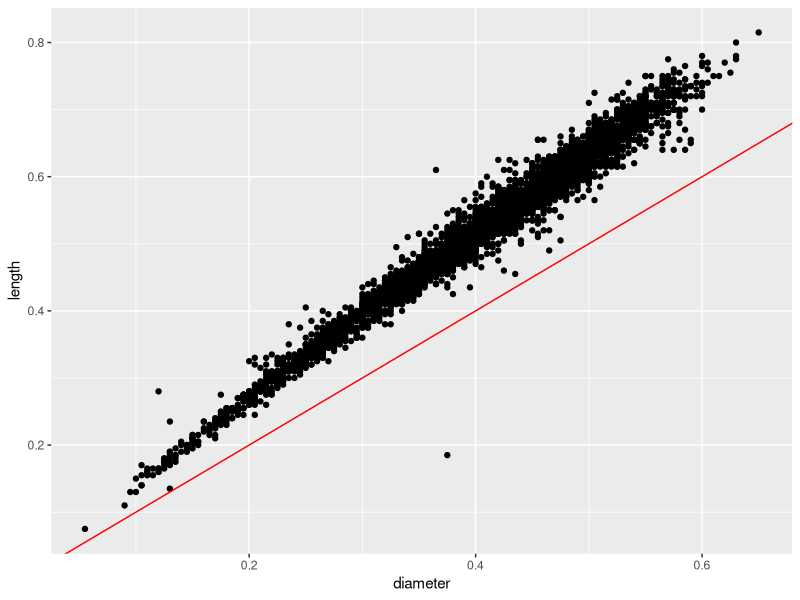
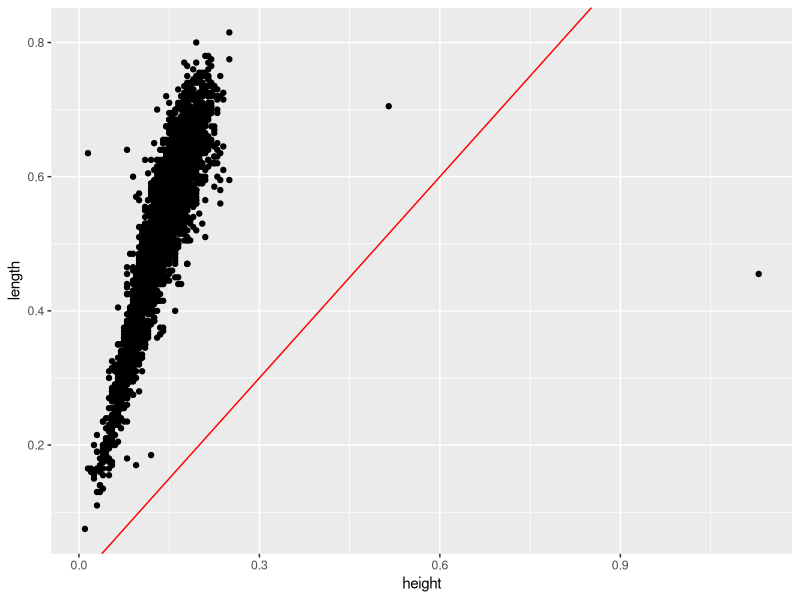

Write R code to recreate these figures, in order.
# abalone dataset ==========================
# read in abalone dataset
# file import dataset using readr
library(readr)
abalone <- 
  read_csv("abalone.csv")

# get summary statistics - look at max and min
summary(abalone)

# what do you see?
# should we have any 0's?
# what do you see for height?
# look at top rows sorted by height
library(dplyr)

# HINT: Before running - make Console window wider to see all columns
abalone %>%
  # select(height) %>%
  arrange(desc(height)) %>%
  head()

# HINT: Before running - make Console window wider to see all columns
abalone %>%
  arrange(height) %>%
  head()

# there are 2 abalones that have a height of 0
# let's filter these out
# set filter for height NOT EQUAL TO 0
# use filter(height != 0)
# != is the operator for NOT EQUAL TO
abalone_mod1 <- abalone %>%
  filter(height != 0)  

# How many rows are in abalone?       4177
# How many rows are in abalone_mod1?  4175

# Check the maximum values
# there is also a large height
# the max height was 1.13 and the 3rd quartile is 0.1695
# this might be possible, but let's look at the
# rows sorted by height again
# look at bottom rows with tail()
abalone_mod1 %>%
  arrange(height) %>%
  tail()

# in base R
tail(abalone_mod1[order(abalone_mod1$height), , drop = FALSE])

# there are 2 abalones with large height values
# let's just make a note of these for a moment

# The website, https://archive.ics.uci.edu/ml/datasets/abalone
# tells us that length is the longest of the 2 shell measurements
# Length / continuous / mm / Longest shell measurement
# Diameter / continuous / mm / perpendicular to length
# Height / continuous / mm / with meat in shell
#
# CLEANING YOUR DATA =================================
# Plot diameter by length to spot
# any abalones with diameter > length which is incorrect
# add a y=x reference line
library(ggplot2)
ggplot(abalone_mod1,
       aes(x=diameter, y=length)) +
  geom_point() +
  # add reference line, of slope=1 and intercept=0
  # y = a + bx, a=intercept, b=slope
  geom_abline(slope = 1,
              intercept = 0,
              color = "red")

# EXERCISE 01 YOUR TURN ============================
# make a similar plot to spot any
# abalones with height > length
ggplot(abalone_mod1,
       aes(x=height, y=length)) +
  geom_point() +
  geom_abline(slope = 1,
              intercept = 0,
              color = "red")


# EXERCISE 02 YOUR TURN =============================
# How can we find out how many abalones have
# either diameter or heights that are incorrectly
# recorded as larger than length?
abalone %>%
  filter(diameter > length) %>%
  nrow()
abalone %>%
  filter(height > length) %>%
  nrow()
abalone %>%
  filter((height > length) | (diameter > length)) %>%
  nrow()

#' suppose we want to find
#' the ids of the abalones
#' with this measurement issue

abalone %>%
  filter((height > length) | (diameter > length)) %>%
  select(id)


# EXERCISE 03 YOUR TURN =============================
# Create abalone_mod2 that starts with abalone_mod1
# and filters out any abalones with
# either diameter or height > length
abalone_mod2 <- abalone_mod1 %>%
  filter((height <= length) & (diameter <= length))


# The website also tells us that there are 4
# weight measurements:
# Whole weight / continuous / grams / whole abalone
# Shucked weight / continuous / grams / weight of meat
# Viscera weight / continuous / grams / gut weight (after bleeding)
# Shell weight / continuous / grams / after being dried
# So shucked, viscera and shell weights should all be
# lower that the whole weight.

# EXERCISE 04 YOUR TURN =============================
# Find out if any of the abalones
# have shucked, viscera or shell weights
# that are incorrectly recorded as > whole weight
abalone %>%
  filter((shuckedWeight > wholeWeight) | 
           (visceraWeight > wholeWeight) | 
           (shellWeight > wholeWeight)) %>%
  nrow()

abalone_mod2 %>%
  filter((shuckedWeight > wholeWeight) | 
           (visceraWeight > wholeWeight) | 
           (shellWeight > wholeWeight)) %>%
  nrow()

abalone_mod2 %>%
  filter((shuckedWeight > wholeWeight) | 
           (visceraWeight > wholeWeight) | 
           (shellWeight > wholeWeight)) %>%
  select(id)

# EXERCISE 05 YOUR TURN =============================
# Create abalone_mod3 that filters out any abalones
# where either shucked, viscera or shell weights
# are > whole weight
abalone_mod3 <- abalone_mod2 %>%
  filter((shuckedWeight <= wholeWeight) &  
           (visceraWeight <= wholeWeight) &  
           (shellWeight <= wholeWeight))


# CREATE NEW VARIABLES ==============================
# Let's call the new dataset abalone_clean
abalone_clean <- abalone_mod3

# OPTIONAL - clean up previous versions
rm(abalone_mod1, abalone_mod2, abalone_mod3)

# Let's compute the relative percentage
# that shucked weight is of the whole weight
abalone_clean <- abalone_clean %>%
  mutate(shucked_pct = shuckedWeight * 100 / wholeWeight)
  
# EXERCISE 06 YOUR TURN ==============================
# Also compute the relative percentage
# that viscera weight is of the whole weight
# AND compute the relative percentage
# that shell weight is of the whole weight
abalone_clean <- abalone_clean %>%
  mutate(viscera_pct = visceraWeight * 100 / wholeWeight,
         shell_pct = shellWeight * 100 / wholeWeight)

# CREATE NEW CATEGORICAL variable =========================
# Let's put the M and F into "Adult" category
# separate from I, infants/immature category
abalone_clean <- abalone_clean %>%
  mutate(
    adult = ifelse(
                   test = (sex == "I"), 
                   yes = "immature", 
                   no = "adult"
                   )
    )

# this also works
abalone_clean <- abalone_clean %>%
  mutate(adult = ifelse(sex == "I", "immature", "adult"))

# check recoding
abalone_clean %>%
  with(table(sex, adult))

# another option for cross tablulation
library(gmodels)
abalone_clean %>%
  with(CrossTable(sex, adult))

# save the cleaned dataset
save(abalone_clean, file = "abalone_clean.RData")
